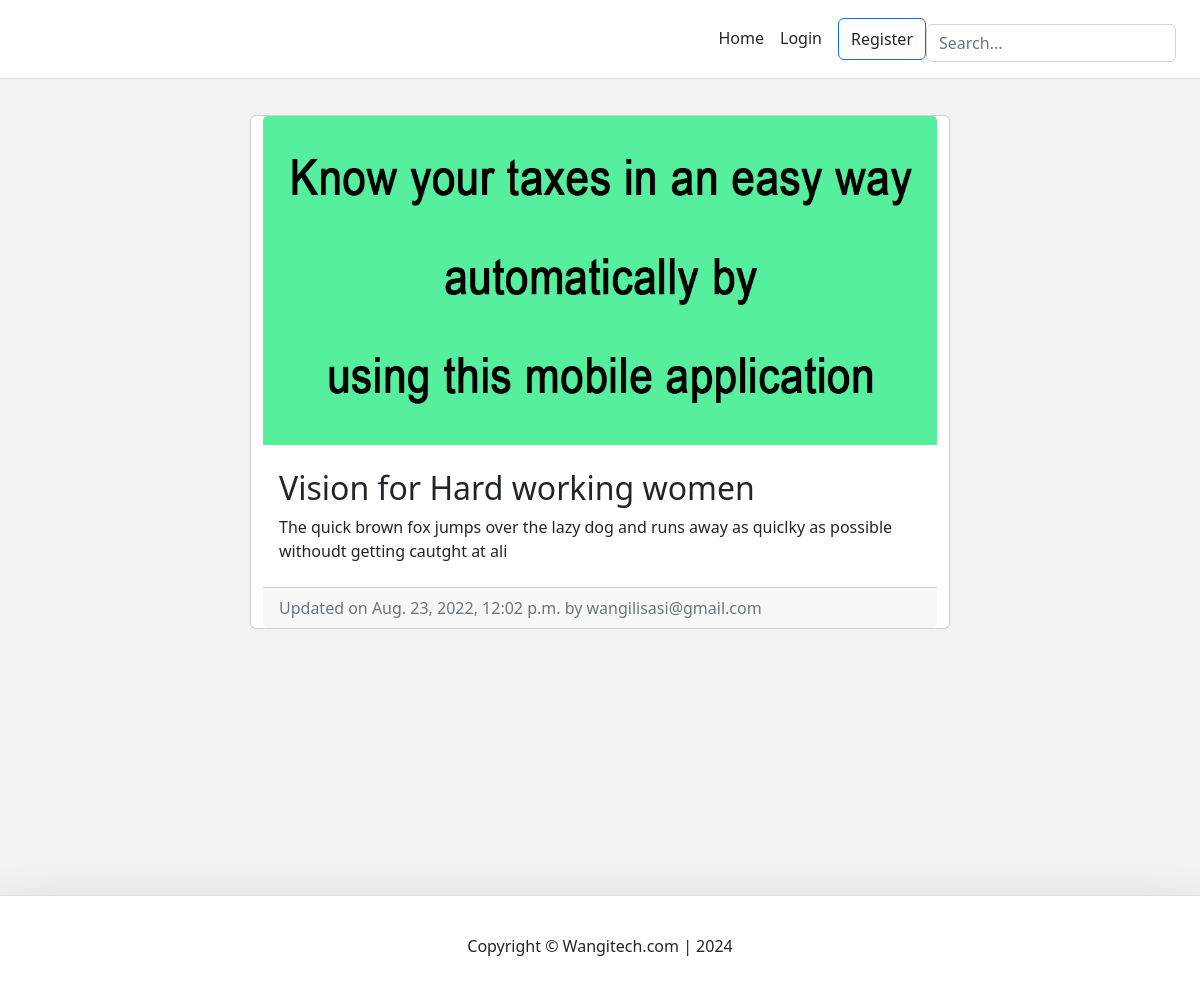
/blog/wangilisasi-youth-initiative/, run on the app's committed database.
### blog/models.py (models this page shows, shortened)
class BlogPost(models.Model):
    title               =models.CharField(max_length=50, null=False, blank=True)
    body                =models.TextField(max_length=5000, null=False, blank=True)
    image               =models.ImageField(upload_to=upload_location, null=False, blank=True)
    date_published      =models.DateTimeField(auto_now_add=True,verbose_name="date_updated")
    date_updated        =models.DateTimeField(auto_now=True,verbose_name="date_updated")
    author              =models.ForeignKey(settings.AUTH_USER_MODEL,on_delete=models.CASCADE)
    slug                =models.SlugField(blank=True,unique=True)

### account/models.py (models this page shows, shortened)
class Account(AbstractBaseUser):
    email                   = models.EmailField(verbose_name='email',max_length=60,unique=True)
    username                = models.CharField(max_length=30,unique=True)
    date_joined				= models.DateTimeField(verbose_name='date joined', auto_now_add=True)
    last_login				= models.DateTimeField(verbose_name='last login', auto_now=True)
    is_admin		        = models.BooleanField(default=False)
    is_active				= models.BooleanField(default=True)
    is_staff				= models.BooleanField(default=False)
    is_superuser			= models.BooleanField(default=False)
    USERNAME_FIELD='email'
    REQUIRED_FIELDS=['username']
    objects=MyAccountManager()
    def __str__(self):
        return self.email

### blog/views.py (the view)
# urls.py: path('<slug>/', detail_blog_view, name='detail'),
def detail_blog_view(request,slug):
    context={}
    blog_post=get_object_or_404(BlogPost,slug=slug)
    context['blog_post']=blog_post
    return render(request,'blog/detail_blog.html',context)

### blog/templates/blog/detail_blog.html (shortened to what this page needs)
{% extends 'base.html' %}
{% block content %}
<div class="container">
    <div class="row">
        <div class="card m-auto">
            <div>
            <img class="card-img-top" src="{{blog_post.image.url}}"/>
            </div>
           <div class="card-body mt-2 mb-2">
            <h2 class="card-title">{{blog_post.title}}</h2>
            <p class="card-text">{{blog_post.body|safe}}</p>
           </div>
          <div class="card-footer text-muted">
            Updated on {{blog_post.date_updated}} by {{blog_post.author}}
          </div>
        </div>
    </div>
</div>
{% endblock content %}

### templates/snippets/header.html (style rules this page uses)
.container { max-width: 960px; }

### templates/snippets/base_css.html (style rules this page uses)
body { background-color: #f2f2f2; }

### blog/templates/blog/detail_blog.html (style rules this page uses)
.card { max-width: 700px; }
.container { padding: 20px; }

### data on the page
BlogPost: image (picture), title "Vision for Hard working women", body "The quick brown fox jumps over the lazy dog and runs away as quiclky as possible withoudt getting cautght at ali", date_updated "Aug. 23, 2022, 12:02 p.m.", author "wangilisasi@gmail.com"
